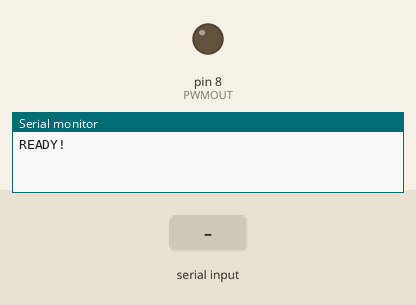
Bench run of a sketch on a simulated Arduino Uno, built with avr-gcc and run on an emulated ATmega328P. On the bench: output pins drawn as LEDs (lit = HIGH), the last lines printed to the serial monitor. Inputs (shaded band) come from the test bench.

Above: at 1.2 s.
1.3 s: "200\n" received over Serial
At 3.2 s:
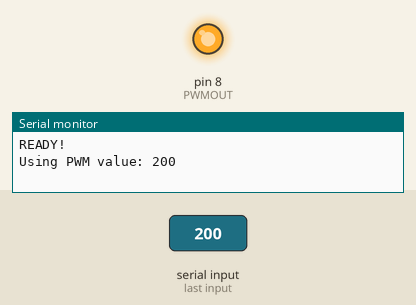
3.8 s: "90,45\n" received over Serial
At 5.1 s:
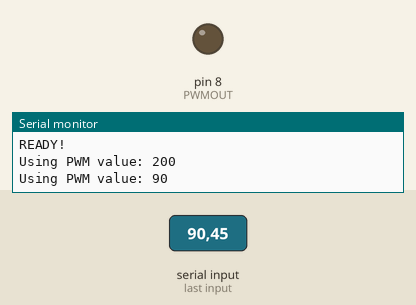
Timing chart, 0 to 6.8 s (numbered marks = the images above; inputs shaded):
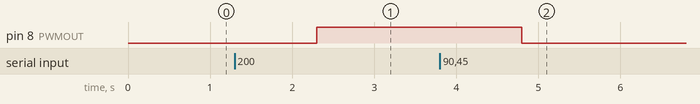

Measured:
- after the input at 1.3 s, pin 8 (PWMOUT): LOW → HIGH after 1.0 s
- after the input at 3.8 s, pin 8 (PWMOUT): HIGH → LOW after 1.0 s

The sketch:

SerialToPWM.ino
```cpp
#define PWMOUT 8
// 130 measured to be minimum value registered (farthest left)
// 254 is the farthest right (and mechanically starts o jam) 255 === 0 and it retracts.
//

void setup() {
  pinMode(PWMOUT, OUTPUT);
  Serial.begin(115200);
  while (!Serial);
  Serial.println("READY!");
}

void loop() {
  if (Serial.available() > 0) {
    int PWM = Serial.parseInt();
    PWM = constrain(PWM, 0, 255);
    Serial.readString();
    analogWrite(PWMOUT, PWM);
    Serial.print("Using PWM value: ");
    Serial.println(PWM);
  }
}
```
